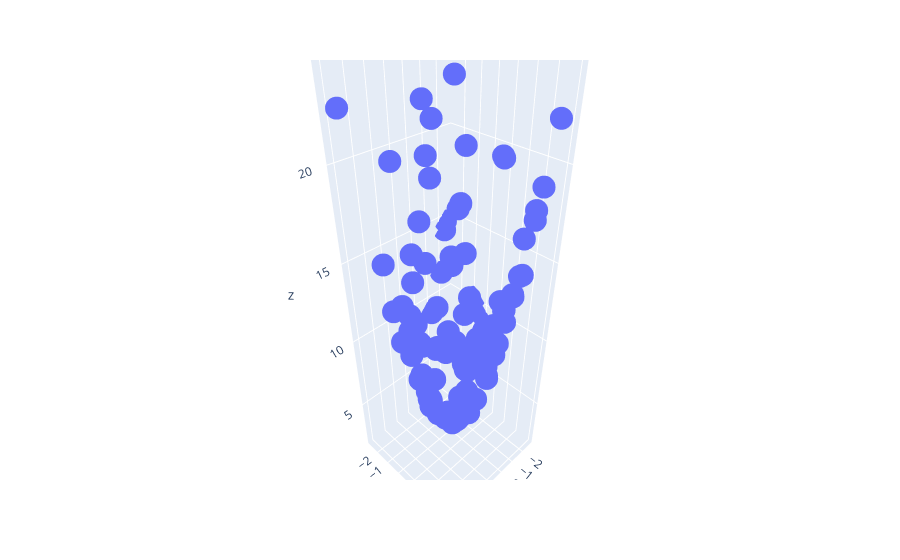

The cell this chart's notebook holds for it:
### Code cell
import plotly.express as px

fig = px.scatter_3d(x=X.ravel(),y=y.ravel(),z=z.ravel())
fig.show()

# ravel - converts to 1d array like reshape
